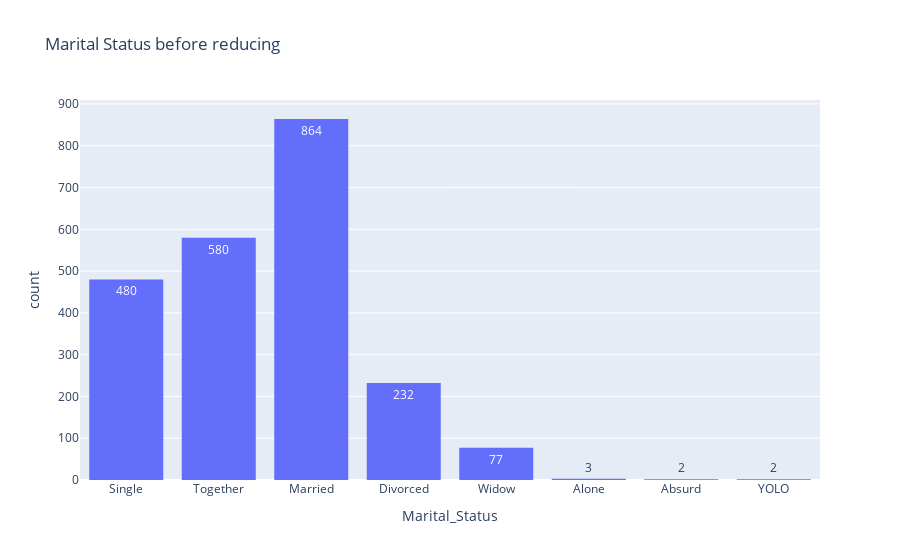

This figure's notebook cell:
### Markdown cell above
We can reduce the no of unique values

### Code cell
fig = px.histogram(
    data_frame=data,
    x=data["Marital_Status"],
    title="Marital Status before reducing",
    text_auto=True,
)
fig.show()

### Figure 1 — Plotly figure (JSON) as saved in the notebook; plotly's stock layout.template omitted (floating-point values rounded to 4 significant figures; data arrays with more than 128 entries replaced by an {"elided": "..."} marker saying what was removed)
{"data": [{"alignmentgroup": "True", "bingroup": "x", "hovertemplate": "Marital_Status=%{x}<br>count=%{y}<extra></extra>", "legendgroup": "", "marker": {"color": "#636efa", "pattern": {"shape": ""}}, "name": "", "offsetgroup": "", "orientation": "v", "showlegend": false, "texttemplate": "%{value}", "type": "histogram", "x": {"elided": "2240 str values"}, "xaxis": "x", "yaxis": "y"}], "layout": {"barmode": "relative", "legend": {"tracegroupgap": 0}, "title": {"text": "Marital Status before reducing"}, "xaxis": {"anchor": "y", "domain": [0, 1], "title": {"text": "Marital_Status"}}, "yaxis": {"anchor": "x", "domain": [0, 1], "title": {"text": "count"}}}}
